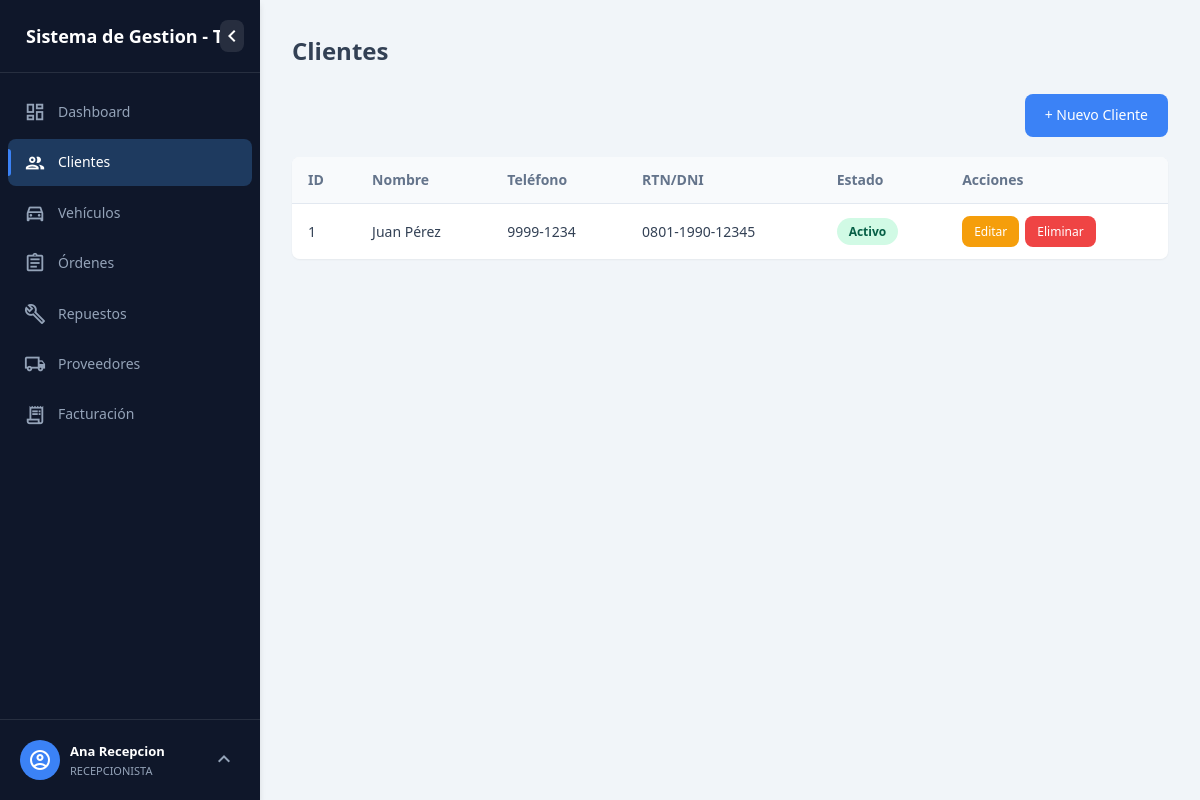
The app's page /clientes (signed in) with its own data.
### tables this page shows
CREATE TABLE IF NOT EXISTS `clientes` (
  `id_cliente` int NOT NULL AUTO_INCREMENT,
  `nombre` varchar(100) NOT NULL,
  `telefono` varchar(20) DEFAULT NULL,
  `rnt_dni` varchar(20) NOT NULL,
  `estado_activo` tinyint(1) DEFAULT '1',
  PRIMARY KEY (`id_cliente`),
  UNIQUE KEY `rnt_dni` (`rnt_dni`)
);

### src/Controllers/ControladorClientes.php (called while the page is built, shortened)
<?php
class ControladorClientes extends Controlador
{
    private Cliente $clienteModel;
    public function __construct()
    {
        $this->clienteModel = new Cliente();
    }
    public function index(): void
    {
        $clientes = $this->clienteModel->obtenerTodos();
        $data = [
            'title'       => 'Listado de Clientes',
            'pageTitle'   => 'Clientes',
            'currentPage' => 'clientes',
            'clientes'    => $clientes,
        ];
        $this->renderWithLayout('clientes/index', $data);
    }
}

### src/Routes/Enrutador.php (called while the page is built, shortened)
<?php
class Enrutador
{
    private string $defaultMethod = 'index';
    public function dispatch(string $url): void
    {
        $url = filter_var(trim($url), FILTER_SANITIZE_URL);
        $url = rtrim($url, '/');
        $urlParts = !empty($url) ? explode('/', $url) : [];
        if (!empty($urlParts[0])) {
            array_shift($urlParts);
        }
        $methodName = $this->defaultMethod;
        $params = $urlParts;
        $controller = new $controllerClass();
        call_user_func_array([$controller, $methodName], $params);
    }
}

### public/index.php (called while the page is built, shortened)
<?php
$url = isset($_GET['url']) ? $_GET['url'] : '';
$router = new Enrutador();
$router->dispatch(trim($url, '/'));

### src/bd/BaseDatos.php (called while the page is built, shortened)
<?php
class BaseDatos
{
    private static ?PDO $instance = null;
    private static function buildCallSql(string $procedure, array $params): string
    {
        if (empty($params)) {
            return "CALL $procedure";
        }
        $keys = array_keys($params);
        $placeholders = array_map(function ($key) {
            return is_string($key) ? $key : '?';
        }, $keys);
        return "CALL $procedure(" . implode(', ', $placeholders) . ")";
    }
    public static function getConnection(): PDO
    {
        if (self::$instance === null) {
            $dsn = sprintf(
                'mysql:host=%s;port=%s;dbname=%s;charset=%s',
                DB_HOST,
                DB_PORT,
                DB_NAME,
                DB_CHARSET
            );
            try {
                self::$instance = new PDO($dsn, DB_USER, DB_PASS, [
                    PDO::ATTR_ERRMODE            => PDO::ERRMODE_EXCEPTION,
                    PDO::ATTR_DEFAULT_FETCH_MODE => PDO::FETCH_ASSOC,
                    PDO::ATTR_EMULATE_PREPARES   => false,
                ]);
                self::$instance->exec("SET NAMES 'utf8mb4' COLLATE 'utf8mb4_unicode_ci'");
                self::$instance->exec("SET time_zone = '-06:00'");
            } catch (PDOException $e) {
                error_log('Error de conexion BD: ' . $e->getMessage());
                throw new Exception('Error al conectar con la base de datos. Contacte al administrador.');
            }
        }
        return self::$instance;
    }
    public static function executeProcedure(string $procedure, array $params = []): array
    {
        $pdo = self::getConnection();
        $sql = self::buildCallSql($procedure, $params);
        $stmt = $pdo->prepare($sql);
        $stmt->execute();
        $results = [];
        try {
            $results = $stmt->fetchAll();
        } catch (PDOException $e) {}
        return $results;
    }
}

### src/Core/Modelo.php (called while the page is built, shortened)
<?php
class Modelo
{
    protected function callProcedure(string $procedure, array $params = []): array
    {
        return BaseDatos::executeProcedure($procedure, $params);
    }
}

### src/Models/Cliente.php (called while the page is built, shortened)
<?php
class Cliente extends Modelo
{
    public function obtenerTodos(): array
    {
        return $this->callProcedure('sp_listar_clientes');
    }
}

### views/clientes/index.php (the view)
<div class="toolbar">
    <a href="<?= APP_URL ?>/clientes/crear" class="btn btn-primary">
        + Nuevo Cliente
    </a>
</div>
<div class="table-responsive">
    <table class="table">
        <thead>
            <tr>
                <th>ID</th>
                <th>Nombre</th>
                <th>Teléfono</th>
                <th>RTN/DNI</th>
                <th>Estado</th>
                <th>Acciones</th>
            </tr>
        </thead>
        <tbody>
            <?php if (empty($clientes)): ?>
                <tr>
                    <td colspan="6" class="text-center">
                        No hay clientes registrados.
                    </td>
                </tr>
            <?php else: ?>
                <?php foreach ($clientes as $cliente): ?>
                    <tr>
                        <td><?= $cliente['id_cliente'] ?></td>
                        <td><?= htmlspecialchars($cliente['nombre']) ?></td>
                        <td><?= htmlspecialchars($cliente['telefono'] ?? '-') ?></td>
                        <td><?= htmlspecialchars($cliente['rnt_dni']) ?></td>
                        <td>
                            <span class="badge <?= $cliente['estado_activo'] ? 'badge-active' : 'badge-inactive' ?>">
                                <?= $cliente['estado_activo'] ? 'Activo' : 'Inactivo' ?>
                            </span>
                        </td>
                        <td class="actions">
                            <a href="<?= APP_URL ?>/clientes/editar/<?= $cliente['id_cliente'] ?>" class="btn btn-sm btn-edit">
                                Editar
                            </a>
                            <a href="<?= APP_URL ?>/clientes/eliminar/<?= $cliente['id_cliente'] ?>"
                               class="btn btn-sm btn-delete"
                               onclick="return confirm('¿Desactivar este cliente?')">
                                Eliminar
                            </a>
                        </td>
                    </tr>
                <?php endforeach; ?>
            <?php endif; ?>
        </tbody>
    </table>
</div>

### public/assets/css/main.css (style rules this page uses)
:root { --sidebar-width: 260px; --sidebar-collapsed-width: 70px; --sidebar-bg: #0f172a; --sidebar-hover: #1e293b; --sidebar-active: #1e3a5f; --accent-color: #3b82f6; --accent-hover: #2563eb; --text-primary: #334155; --text-secondary: #64748b; --text-light: #94a3b8; --white: #ffffff; --bg-main: #f1f5f9; --shadow-sm: 0 1px 2px rgba(0, 0, 0, 0.05); --shadow-md: 0 4px 6px rgba(0, 0, 0, 0.1); --transition: all 0.3s cubic-bezier(0.4, 0, 0.2, 1); --radius: 8px; }
*, *::before, *::after { box-sizing: border-box; margin: 0; padding: 0; }
body { font-family: 'Segoe UI', system-ui, -apple-system, sans-serif; font-size: 14px; color: var(--text-primary); background-color: var(--bg-main); line-height: 1.6; }
a { text-decoration: none; color: inherit; }
.btn { display: inline-flex; align-items: center; gap: 6px; padding: 10px 20px; border-radius: var(--radius); font-size: 14px; font-weight: 500; border: none; cursor: pointer; transition: var(--transition); }
.btn-primary { background: var(--accent-color); color: var(--white); }
.btn-sm { padding: 6px 12px; font-size: 12px; }
.btn-edit { background: #f59e0b; color: var(--white); }
.btn-delete { background: #ef4444; color: var(--white); }
.table-responsive { overflow-x: auto; border-radius: var(--radius); box-shadow: var(--shadow-sm); }
.table { width: 100%; border-collapse: collapse; background: var(--white); }
.table th, .table td { padding: 12px 16px; text-align: left; border-bottom: 1px solid #e2e8f0; font-size: 14px; }
.table th { background: #f8fafc; font-weight: 600; color: var(--text-secondary); white-space: nowrap; }
.table tbody tr:last-child td { border-bottom: none; }
.badge { display: inline-flex; align-items: center; padding: 4px 12px; border-radius: 20px; font-size: 12px; font-weight: 600; }
.badge-active { background: #d1fae5; color: #065f46; }
.actions { display: flex; gap: 6px; }
.actions .btn { padding: 6px 12px; }
.toolbar { display: flex; justify-content: flex-end; margin-bottom: 20px; }

### records on screen
clientes: id_cliente "1", nombre "Juan Pérez", telefono "9999-1234", rnt_dni "0801-1990-12345", estado_activo "Activo"

### other values on screen
APP_NAME "Sistema de Gestion -…"
$_SESSION['usuario_nombre'] "Ana Recepcion"
$_SESSION['usuario_rol'] "RECEPCIONISTA"
$pageTitle "Clientes"
